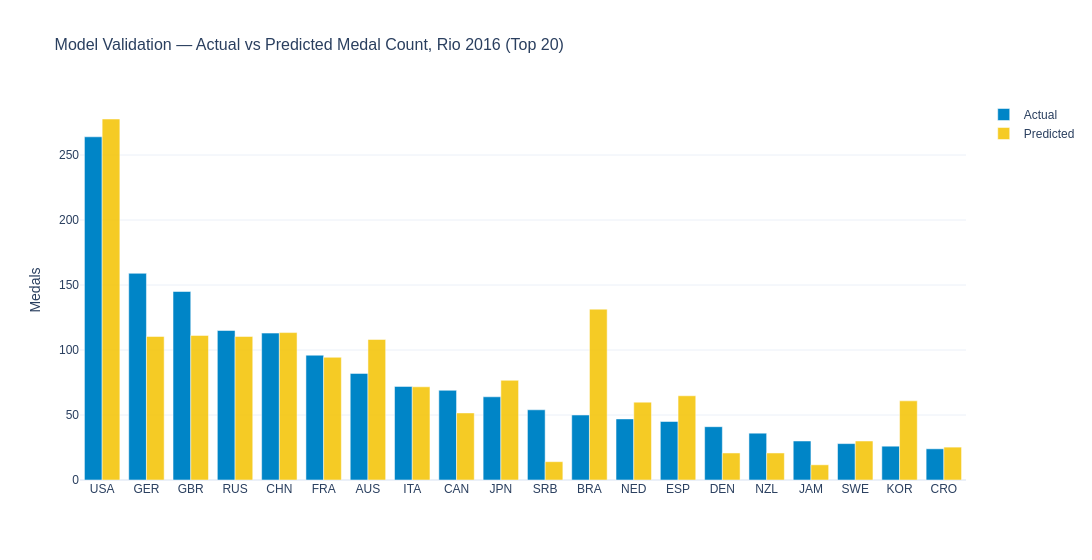

Notebook cell for this chart:
### Markdown cell above
## 7. Model Validation — Actual vs Predicted (2012 & 2016)

### Code cell
val_years = [2012, 2016]
val_frames = []

for val_year in val_years:
    tr_idx = model_clean.index[model_clean['Year'] < val_year]
    te_idx = model_clean.index[model_clean['Year'] == val_year]

    X_tr, y_tr = X[tr_idx], y[tr_idx]
    X_te, y_te = X[te_idx],  y[te_idx]

    rf_v = RandomForestRegressor(n_estimators=300, max_depth=8,
                                  min_samples_leaf=3, random_state=RANDOM_STATE)
    gb_v = GradientBoostingRegressor(n_estimators=300, max_depth=4,
                                      learning_rate=0.05, subsample=0.8,
                                      random_state=RANDOM_STATE)
    rf_v.fit(X_tr, y_tr)
    gb_v.fit(X_tr, y_tr)

    preds = (rf_v.predict(X_te) + gb_v.predict(X_te)) / 2
    preds = np.maximum(preds, 0).round(1)

    val_subset = model_clean.loc[te_idx, ['NOC', 'Year', 'medals']].copy()
    val_subset['predicted'] = preds
    val_subset['error']     = val_subset['predicted'] - val_subset['medals']
    val_frames.append(val_subset)

    mae_v = mean_absolute_error(y_te, preds)
    r2_v  = r2_score(y_te, preds)
    logger.info(f'Validation {val_year}: MAE={mae_v:.2f}  R²={r2_v:.3f}')

val_df = pd.concat(val_frames).reset_index(drop=True)

# Plot actual vs predicted for 2016 top 20
val_2016 = val_df[val_df['Year'] == 2016].nlargest(20, 'medals')

fig = go.Figure()
fig.add_trace(go.Bar(
    name='Actual', x=val_2016['NOC'], y=val_2016['medals'],
    marker_color=OLY['blue']
))
fig.add_trace(go.Bar(
    name='Predicted', x=val_2016['NOC'], y=val_2016['predicted'],
    marker_color=OLY['yellow'], opacity=0.85
))
fig.update_layout(
    barmode='group',
    title='Model Validation — Actual vs Predicted Medal Count, Rio 2016 (Top 20)',
    yaxis_title='Medals', template='plotly_white',
    font_family='Arial', title_font_size=16,
    width=1200, height=560
)
fig.write_html(OUT_FIGS / 'forecast_bar_validationActualVsPred.html')
fig.show()

val_df.to_csv(OUT_TABLES / 'forecast_validation_results.csv', index=False)
logger.info('Saved validation chart and table.')

### Figure 1 — Plotly figure (JSON) as saved in the notebook; plotly's stock layout.template omitted (floating-point values rounded to 4 significant figures)
{"data": [{"marker": {"color": "#0085C7"}, "name": "Actual", "type": "bar", "x": ["USA", "GER", "GBR", "RUS", "CHN", "FRA", "AUS", "ITA", "CAN", "JPN", "SRB", "BRA", "NED", "ESP", "DEN", "NZL", "JAM", "SWE", "KOR", "CRO"], "y": [264, 159, 145, 115, 113, 96, 82, 72, 69, 64, 54, 50, 47, 45, 41, 36, 30, 28, 26, 24]}, {"marker": {"color": "#F4C300"}, "name": "Predicted", "opacity": 0.85, "type": "bar", "x": ["USA", "GER", "GBR", "RUS", "CHN", "FRA", "AUS", "ITA", "CAN", "JPN", "SRB", "BRA", "NED", "ESP", "DEN", "NZL", "JAM", "SWE", "KOR", "CRO"], "y": [277.7, 110.4, 111.2, 110.4, 113.4, 94.4, 108.1, 71.7, 51.6, 76.7, 14.1, 131.4, 59.9, 64.8, 20.8, 20.8, 11.7, 30.0, 60.9, 25.3]}], "layout": {"barmode": "group", "font": {"family": "Arial"}, "height": 560, "title": {"font": {"size": 16}, "text": "Model Validation — Actual vs Predicted Medal Count, Rio 2016 (Top 20)"}, "width": 1200, "yaxis": {"title": {"text": "Medals"}}}}
